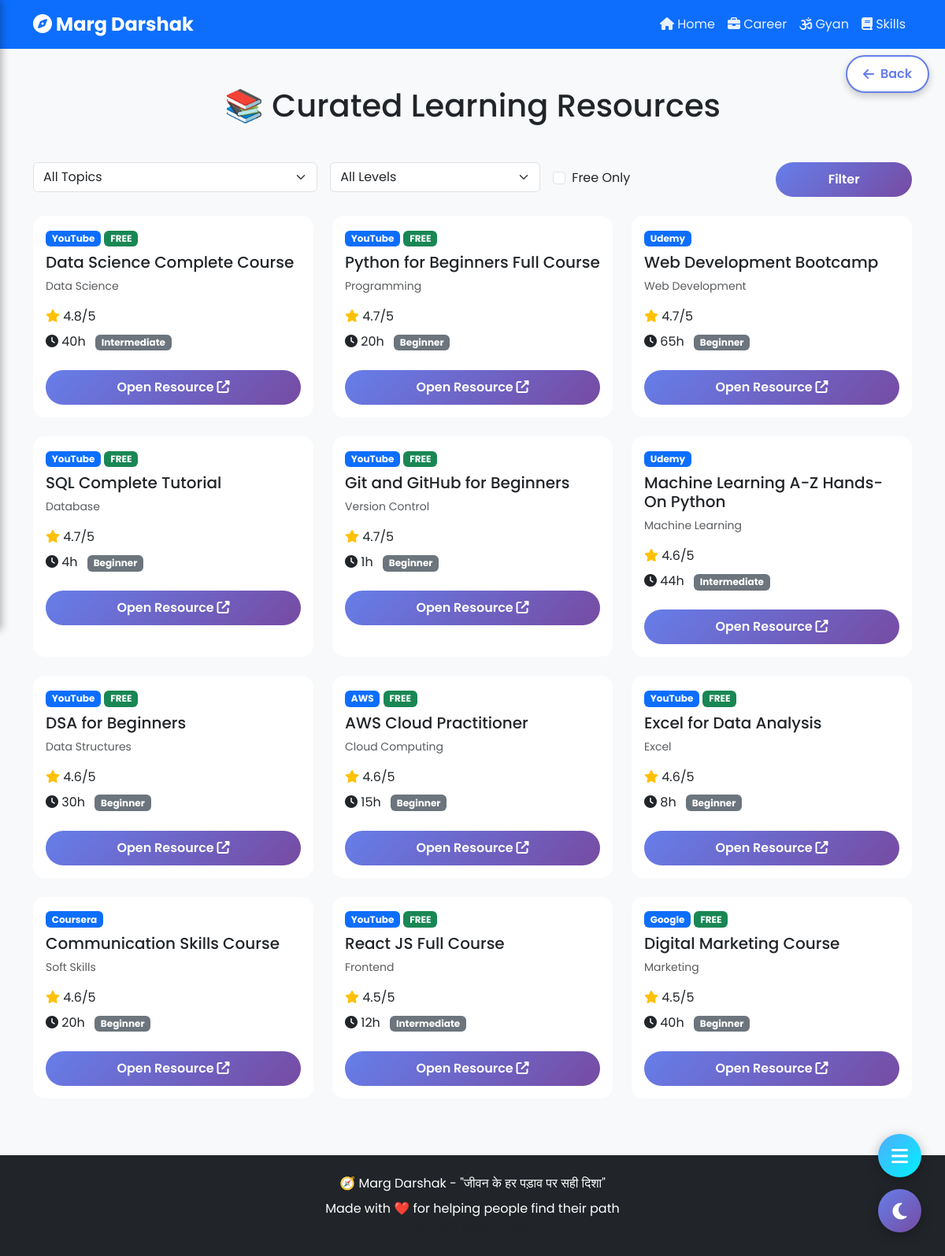
Page /skill on the committed database.
### tables this page shows
CREATE TABLE learning_resources (
            id INTEGER PRIMARY KEY AUTOINCREMENT,
            title TEXT NOT NULL,
            topic TEXT,
            platform TEXT,
            resource_type TEXT,
            url TEXT,
            difficulty TEXT,
            duration_hours INTEGER,
            quality_score REAL,
            language TEXT,
            is_free INTEGER
        );

### app.py (the view, shortened to what this page needs)
@app.route('/skill')
def skill_home():
    try:
        conn = get_db_connection()
        count = conn.execute('SELECT COUNT(*) as count FROM learning_resources').fetchone()['count']
        topics = conn.execute('SELECT DISTINCT topic FROM learning_resources').fetchall()
        resources = conn.execute('SELECT * FROM learning_resources ORDER BY quality_score DESC LIMIT 12').fetchall()
        conn.close()
        topic_list = []
        for row in topics:
            topic_list.append(row['topic'])
        resource_list = []
        for row in resources:
            resource_list.append(dict(row))
        return render_template('skill/browse.html',
                             topics=topic_list,
                             resources=resource_list,
                             selected_topic='all',
                             selected_difficulty='all',
                             free_only=False)
    except Exception as e:
        print(f"Skill home error: {e}")
        return f"<h2>Error: {e}</h2><a href='/'>Back to Home</a>", 500

### app.py (called while the page is built)
def get_db_connection():
    conn = sqlite3.connect(DB_PATH)
    conn.row_factory = sqlite3.Row
    return conn

### templates/skill/browse.html (shortened to what this page needs)
{% extends 'base.html' %}
{% block content %}
<div class="container my-5">
    <h1 class="text-center mb-5">📚 Curated Learning Resources</h1>
    <div class="row mb-4">
        <div class="col-md-12">
            <form action="/skill/browse" method="get" class="row g-3">
                <div class="col-md-4">
                    <select name="topic" class="form-select">
                        <option value="all">All Topics</option>
                    </select>
                </div>
                <div class="col-md-3">
                    <select name="difficulty" class="form-select">
                        <option value="all">All Levels</option>
                    </select>
                </div>
                <div class="col-md-3">
                    <div class="form-check mt-2">
                        <input class="form-check-input" type="checkbox" name="free" value="true" id="freeOnly" {% if free_only %}checked{% endif %}>
                        <label class="form-check-label" for="freeOnly">
                            Free Only
                        </label>
                    </div>
                </div>
                <div class="col-md-2">
                    <button type="submit" class="btn btn-primary w-100">Filter</button>
                </div>
            </form>
        </div>
    </div>
    <div class="row">
        {% if resources %}
            {% for resource in resources %}
            <div class="col-md-4 mb-4">
                <div class="card h-100 hover-card">
                    <div class="card-body">
                        <span class="badge bg-primary mb-2">{{ resource.platform }}</span>
                        {% if resource.is_free %}
                        <span class="badge bg-success mb-2">FREE</span>
                        {% endif %}
                        <h5 class="card-title">{{ resource.title }}</h5>
                        <p class="text-muted small">{{ resource.topic }}</p>
                        <div class="mb-2">
                            <i class="fas fa-star text-warning"></i> {{ resource.quality_score }}/5
                        </div>
                        <div class="mb-2">
                            <i class="fas fa-clock"></i> {{ resource.duration_hours }}h
                            <span class="badge bg-secondary ms-2">{{ resource.difficulty }}</span>
                        </div>
                        <a href="{{ resource.url }}" target="_blank" class="btn btn-primary w-100 mt-3">
                            Open Resource <i class="fas fa-external-link-alt"></i>
                        </a>
                    </div>
                </div>
            </div>
            {% endfor %}
        {% else %}
            <div class="col-12 text-center">
                <p class="lead">No resources found. Try different filters.</p>
            </div>
        {% endif %}
    </div>
</div>
{% endblock %}

### static/css/style.css (style rules this page uses)
:root { --primary-color: #667eea; --secondary-color: #764ba2; --success-color: #4facfe; --danger-color: #f093fb; }
body { font-family: 'Poppins', sans-serif; background-color: #f8f9fa; }
.card { border: none; border-radius: 15px; transition: all 0.3s ease; }
.btn { border-radius: 25px; padding: 10px 30px; font-weight: 600; transition: all 0.3s ease; }
.btn-primary { background: linear-gradient(135deg, var(--primary-color) 0%, var(--secondary-color) 100%); border: none; }

### templates/base.html (style rules this page uses)
body { transition: background-color 0.3s ease, color 0.3s ease; }

### rows in the picture
learning_resources: platform "YouTube", is_free "FREE", title "Data Science Complete Course", topic "Data Science", quality_score "4.8", duration_hours "40", difficulty "Intermediate"
learning_resources: platform "YouTube", is_free "FREE", title "Python for Beginners Full Course", topic "Programming", quality_score "4.7", duration_hours "20", difficulty "Beginner"
learning_resources: platform "Udemy", title "Web Development Bootcamp", topic "Web Development", quality_score "4.7", duration_hours "65", difficulty "Beginner"
learning_resources: platform "YouTube", is_free "FREE", title "SQL Complete Tutorial", topic "Database", quality_score "4.7", duration_hours "4", difficulty "Beginner"
learning_resources: platform "YouTube", is_free "FREE", title "Git and GitHub for Beginners", topic "Version Control", quality_score "4.7", duration_hours "1", difficulty "Beginner"
learning_resources: platform "Udemy", title "Machine Learning A-Z Hands-On Python", topic "Machine Learning", quality_score "4.6", duration_hours "44", difficulty "Intermediate"
learning_resources: platform "YouTube", is_free "FREE", title "DSA for Beginners", topic "Data Structures", quality_score "4.6", duration_hours "30", difficulty "Beginner"
learning_resources: platform "AWS", is_free "FREE", title "AWS Cloud Practitioner", topic "Cloud Computing", quality_score "4.6", duration_hours "15", difficulty "Beginner"
learning_resources: platform "YouTube", is_free "FREE", title "Excel for Data Analysis", topic "Excel", quality_score "4.6", duration_hours "8", difficulty "Beginner"
learning_resources: platform "Coursera", title "Communication Skills Course", topic "Soft Skills", quality_score "4.6", duration_hours "20", difficulty "Beginner"
learning_resources: platform "YouTube", is_free "FREE", title "React JS Full Course", topic "Frontend", quality_score "4.5", duration_hours "12", difficulty "Intermediate"
learning_resources: platform "Google", is_free "FREE", title "Digital Marketing Course", topic "Marketing", quality_score "4.5", duration_hours "40", difficulty "Beginner"
